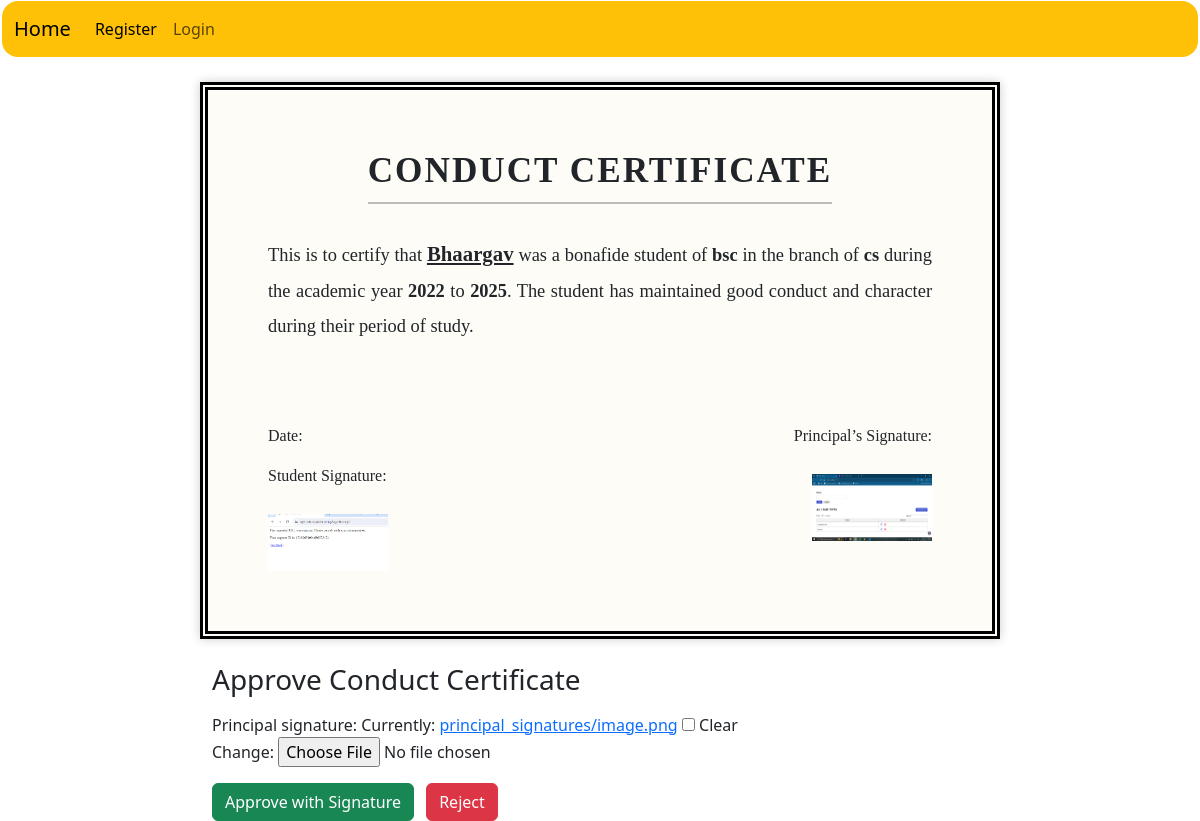
Screenshot of /approve-certificate/1/ with the database file from the repository.
### CC/models.py (models this page shows, shortened)
class ConductCertificate(models.Model):
    STATUS_CHOICES = [
        ('Pending', 'Pending'),
        ('Approved', 'Approved'),
        ('Rejected', 'Rejected'),
    ]
    student = models.ForeignKey(User, on_delete=models.CASCADE)
    name = models.CharField(max_length=100)
    academic_year_from = models.IntegerField()
    academic_year_to = models.IntegerField()
    degree = models.CharField(max_length=100)
    branch = models.CharField(max_length=100)
    signature = models.ImageField(upload_to='signatures/')
    status = models.CharField(max_length=10, choices=STATUS_CHOICES, default='Pending')
    principal_signature = models.ImageField(upload_to='principal_signatures/', blank=True, null=True)

### CC/views.py (the view)
# urls.py: path('approve-certificate/<int:cert_id>/', views.approve_certificate, name='approve_certificate'),
def approve_certificate(request, cert_id):
    cert = get_object_or_404(ConductCertificate, id=cert_id)
    if request.method == "POST":
        form = ApproveCertificateForm(request.POST, request.FILES, instance=cert)
        if form.is_valid():
            cert.status = "Approved"
            form.save()
            return redirect('principal_dashboard')
    else:
        form = ApproveCertificateForm(instance=cert)
    return render(request, "CC/approve_certificate.html", {"form": form, "cert": cert})

### CC/forms.py
class ApproveCertificateForm(forms.ModelForm):
    class Meta:
        model = ConductCertificate
        fields = ['principal_signature']

### CC/templates/CC/approve_certificate.html (shortened to what this page needs)
{% extends 'CC/base.html' %}
{% block content %}
<br/>
<div id="certificate" style="width: 800px; margin: auto; padding: 60px; border: 8px double #000; font-family: 'Georgia', serif; background-color: #fdfcf7; box-shadow: 0 0 10px rgba(0,0,0,0.2);">
    <h1 style="text-align: center; font-size: 2.2rem; font-weight: bold; text-transform: uppercase; letter-spacing: 2px; margin-bottom: 10px;">
        Conduct Certificate
    </h1>
    <hr style="border: 1px solid #000; width: 70%; margin: auto; margin-bottom: 30px;">
    <p style="margin-top: 30px; font-size: 1.15rem; line-height: 1.9; text-align: justify;">
        This is to certify that <strong style="font-size: 1.3rem; text-decoration: underline;">{{ cert.name }}</strong> was a bonafide student of
        <strong>{{ cert.degree }}</strong> in the branch of <strong>{{ cert.branch }}</strong> during the academic year
        <strong>{{ cert.academic_year_from }}</strong> to <strong>{{ cert.academic_year_to }}</strong>. The student has maintained good conduct and character during their period of study.
    </p>
    <div style="margin-top: 80px; display: flex; justify-content: space-between; font-size: 1rem;">
        <div>
            <p>Date: <strong>{{ cert.approved_date|date:"d M Y" }}</strong></p>
            <p>Student Signature:</p>
            <img src="{{ cert.signature.url }}" alt="Signature" width="120" style="margin-top: 10px;">
        </div>
        <div style="text-align: right;">
            <p>Principal’s Signature:</p>
            {% if cert.principal_signature %}
                <img src="{{ cert.principal_signature.url }}" alt="Principal Signature" width="120" style="margin-top: 10px;">
            {% else %}
                <em>(Pending approval)</em>
            {% endif %}
        </div>
    </div>
</div>
<div class="container mt-4" style="max-width: 800px;">
    <h3 class="mt-4">Approve Conduct Certificate</h3>
    <form method="POST" enctype="multipart/form-data" class="mt-3">
        {{ form.as_p }}
        <button type="submit" class="btn btn-success">Approve with Signature</button>
        <a href="{% url 'reject_certificate' cert.id %}" class="btn btn-danger ms-2">Reject</a>
    </form>
</div>
{% endblock %}

### rows the page displays
ConductCertificate: name "Bhaargav", degree "bsc", branch "cs", academic_year_from "2022", academic_year_to "2025", signature (picture), principal_signature (picture)
